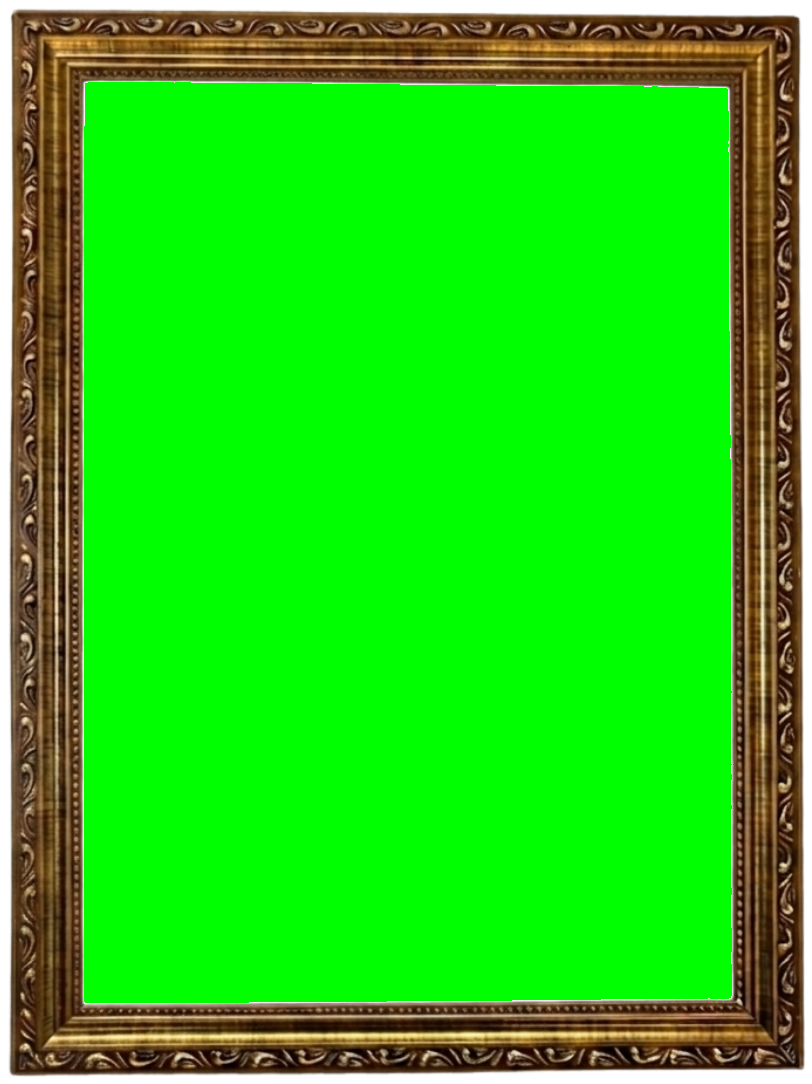
#> input picture tools/assets/moldura-arabesco.png, 812 x 1084 px
$ python -i mockup-art-keyframes.py   (imports and definitions only)
#> lines starting #> are read from the running program, lines starting #| are printed output that depends on the picture; after the words box and inside, x2 and y2 are one past the last pixel; in counts of white or black regions, pixels touching at a corner belong together
#> further down, picture is the input picture: shape (1084, 812, 3); mean B, G, R 24.8, 205.5, 42.1
#!/usr/bin/env python3
"""Aplica uma arte DENTRO do quadro verde dos KEYFRAMES (stills) do mockup.

Modo NATIVO do pipeline (pedido do Vitor): em vez de compor a arte no video
verde (que le como colagem por melhor que seja a fisica), a arte e' aplicada
na IMAGEM BASE de cada cena e o Veo gera o video ja' com a arte fazendo parte
da cena — luz, movimento e perspectiva saem nativos do proprio modelo, a arte
nao tem como "dancar" dentro do quadro.

Fluxo completo:
  1) este script: K1..K6 (verde) + arte  ->  K1A..K6A (arte aplicada)
  2) node tools/mockup-loja.mjs clips V1A V2A V3A V4A V5A V6A   (Veo 3.1)
  3) tools/mockup-loja-montagem-arte.sh  ->  25s finais

A integracao no still usa a mesma fisica do mockup-compose.py, calibrada pra
imagem parada (sem grao — o Veo poe o ruido dele; blur mais leve — o still e'
mais nitido que o video): sombra interna bevel + linha de contato, tom/lift
ambiente, sheen, gradiente de luminaria (detectada acima do quadro, cenas de
parede) e escurecimento por inclinacao (aspecto aparente vs o mais frontal).

Uso:
  tools/.venv-compose/bin/python tools/mockup-art-keyframes.py \
      --arte inputs/pastor-alemao.jpg \
      [--kf-dir output/mockup-loja/keyframes] \
      [--ids K1,K2,K3,K4,K5,K6] [--suffix A]
"""
import argparse
import os
import sys

import cv2
import numpy as np

# Faixa HSV do verde chroma (H em [0,179] no OpenCV; #00FF00 => H=60).
H_LO, H_HI = 35, 90
S_MIN, V_MIN = 45, 45

# Integracao no STILL (keyframe e' mais nitido que video: blur leve, sem grao).
ART_BLUR = 0.9       # sigma: casa a maciez do render Nano Banana
ART_GAIN = 0.93      # escurece a arte (loja meio-escura)
ART_LIFT = 7.0       # levanta os pretos (luz ambiente)
ART_DESAT = 0.08     # dessatura leve
ART_WARM_B, ART_WARM_R = 0.975, 1.025  # tom quente da loja (BGR)
EDGE_FRAC = 0.055    # sombra interna = 5.5% do lado
SHADOW_STR = 0.42
TOP_EXTRA = 0.16
CONTACT_FRAC = 0.013  # linha de contato tela<->moldura
CONTACT_STR = 0.50
SHEEN_STR = 0.06
TILT_DIM = 0.22       # escurecimento maximo por inclinacao
LAMP_V_MIN = 242      # p90 de V acima do quadro pra considerar "luminaria"
LAMP_TOP = 1.11
LAMP_BOTTOM = 0.93


def green_mask(bgr):
    hsv = cv2.cvtColor(bgr, cv2.COLOR_BGR2HSV)
#> hsv: shape (1084, 812, 3); mean H, S, V 44.7, 218.1, 213.7
    return cv2.inRange(hsv, (H_LO, S_MIN, V_MIN), (H_HI, 255, 255))
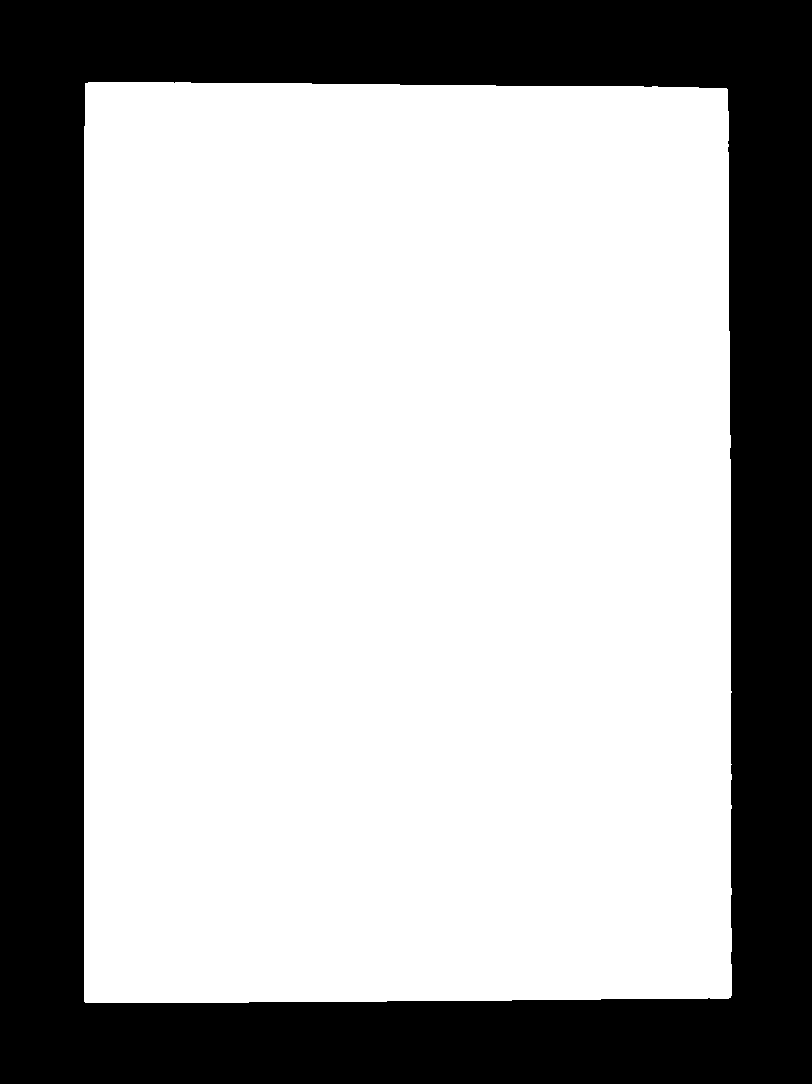
#> returned value: shape (1084, 812); 67.3% white; 1 black region, box (x1, y1, x2, y2) and area: (0, 0, 812, 1084) 287744


def clean_mask(m):
    m = cv2.morphologyEx(m, cv2.MORPH_CLOSE, np.ones((7, 7), np.uint8))
    return cv2.morphologyEx(m, cv2.MORPH_OPEN, np.ones((5, 5), np.uint8))


# [77 lines left out: functions order_corners, find_quad, quad_aspect, lamp_above, season_art, despill, not called in this run]


def kill_green(bgr):
    resid = green_mask(bgr)
    if not resid.any():
        return bgr
    b, g, r = cv2.split(bgr.astype(np.int16))
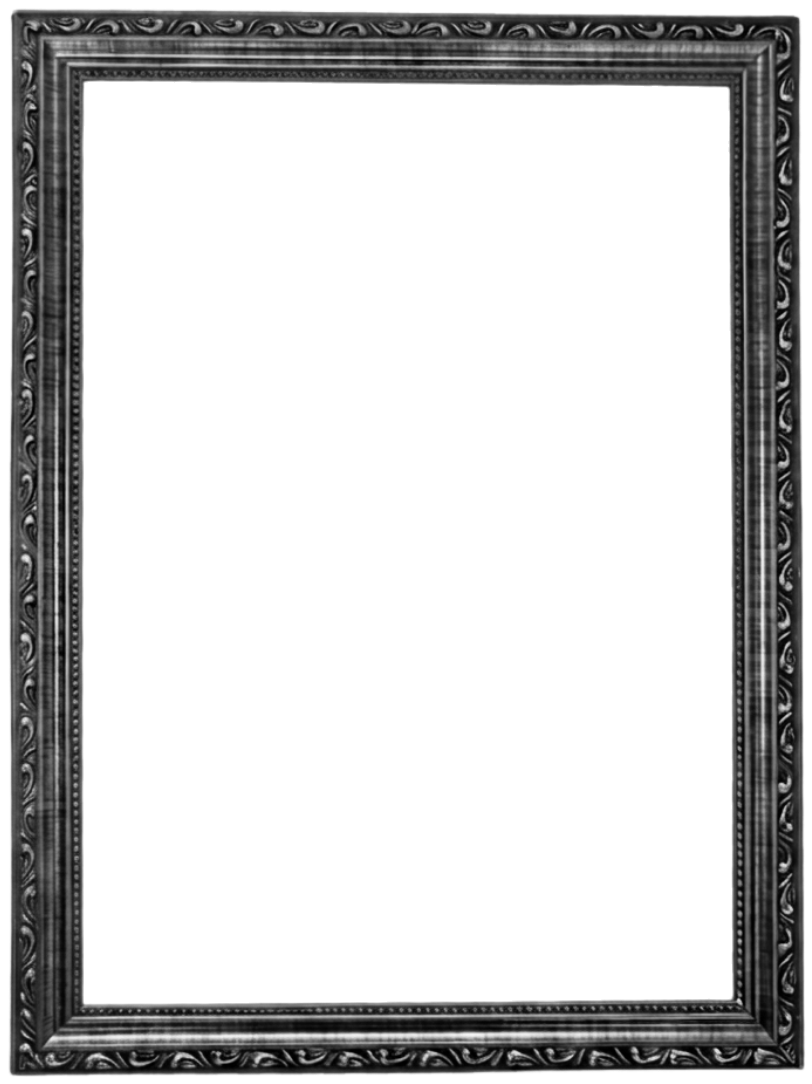
#> g: shape (1084, 812) int16; min 0, max 255, mean 205.5
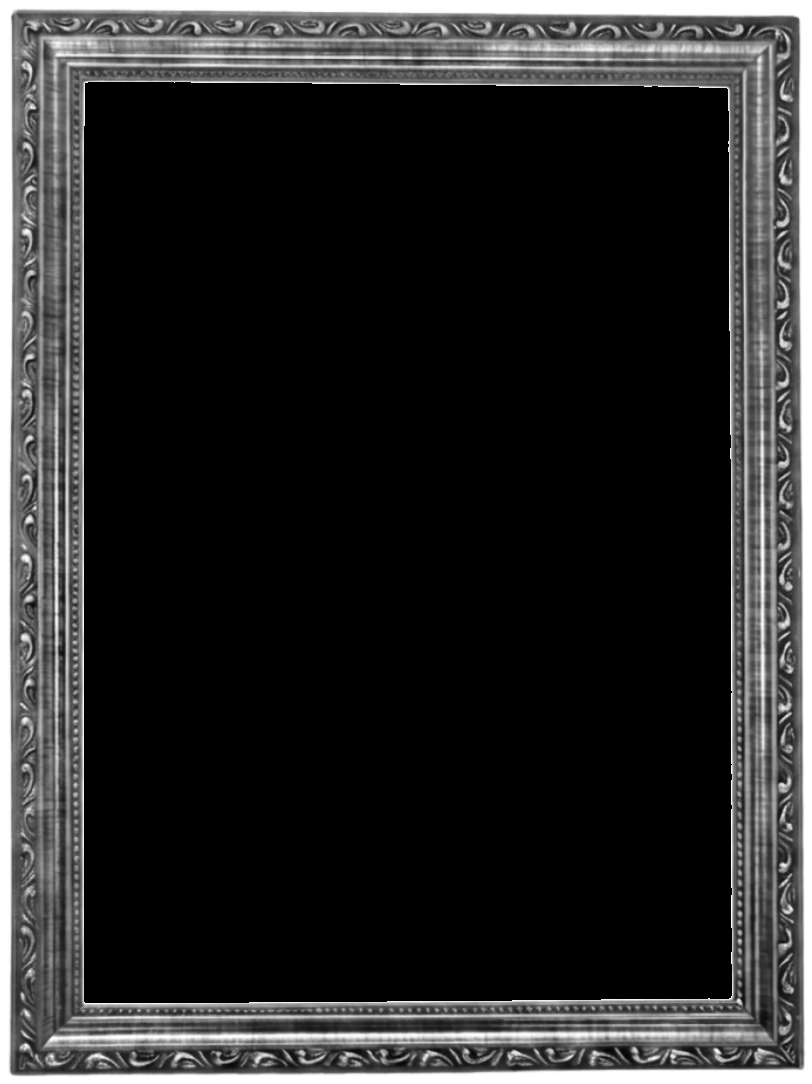
#> r: shape (1084, 812) int16; min 0, max 255, mean 42.1
    cap = (b + r) // 2
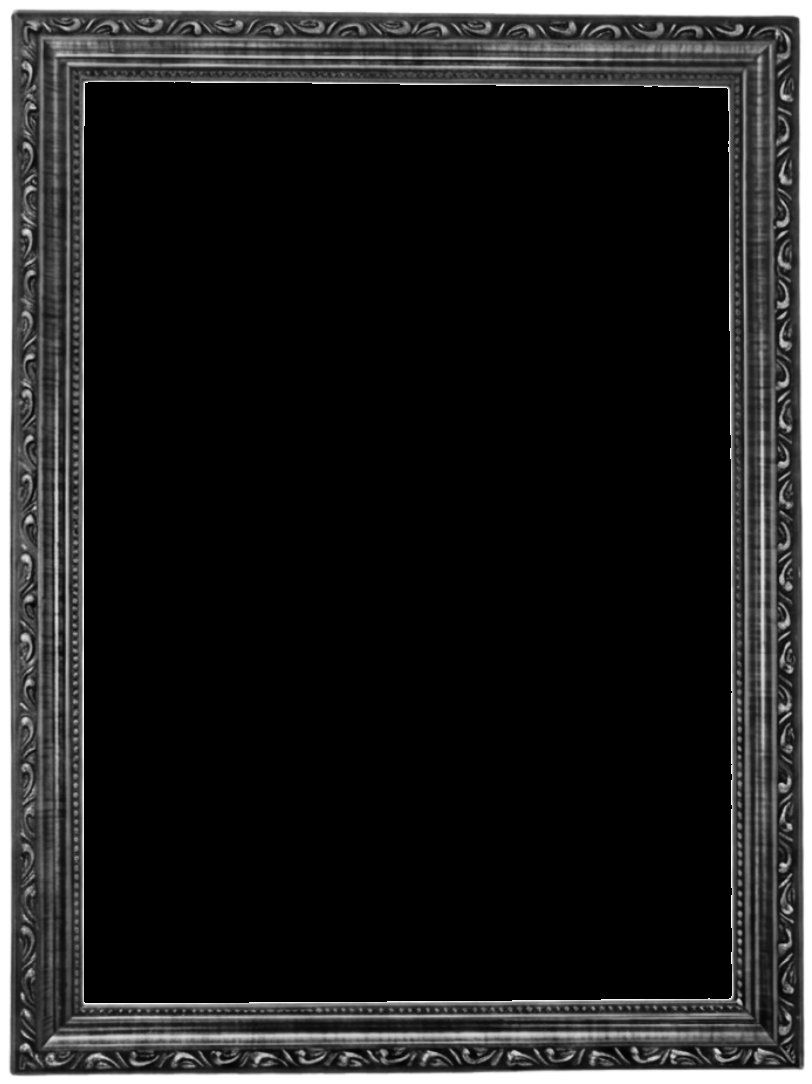
#> cap: shape (1084, 812) int16; min 0, max 255, mean 33.4
    spill = (g > cap) & (resid > 0)
    g[spill] = cap[spill]
    return cv2.merge([b, g, r]).clip(0, 255).astype(np.uint8)
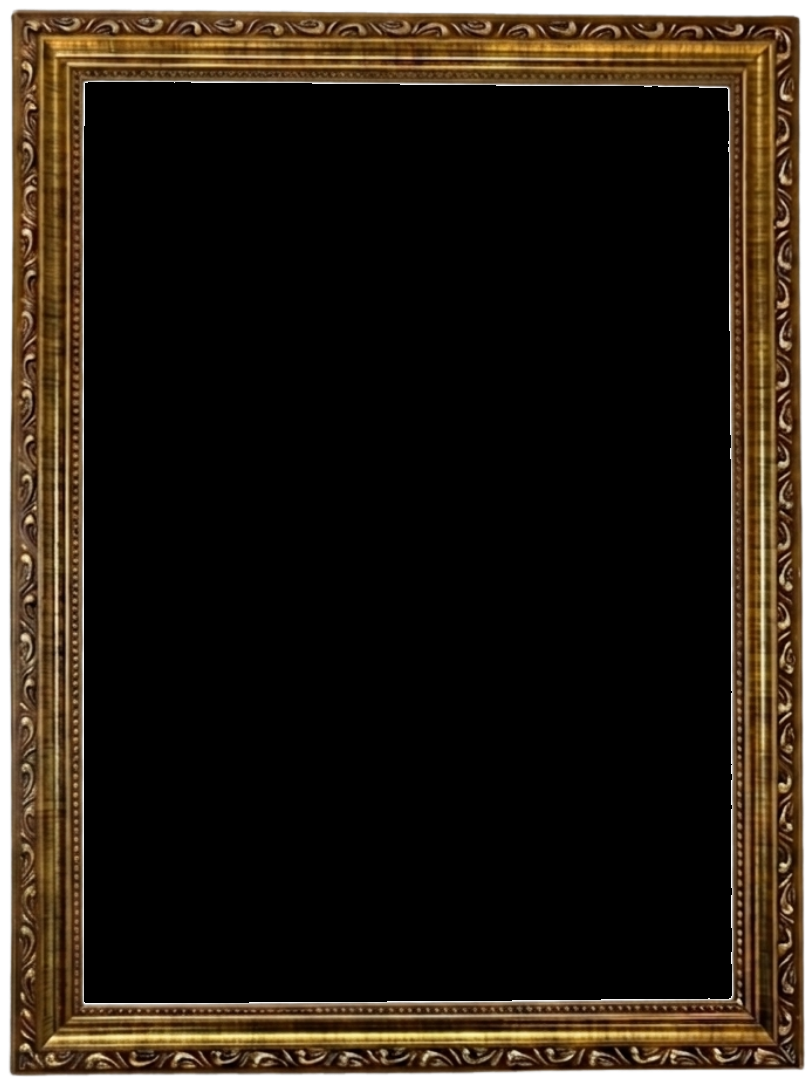
#> returned value: shape (1084, 812, 3); mean of channels 0, 1, 2 24.8, 33.8, 42.1; drawn as B, G, R


# [129 lines left out: function main, not called in this run]


# [2 lines not run here, left out]

>>> import cv2
>>> picture = cv2.imread('assets/moldura-arabesco.png')
>>> result = kill_green(picture)

$ run again, on tools/assets/moldura-marfim.png
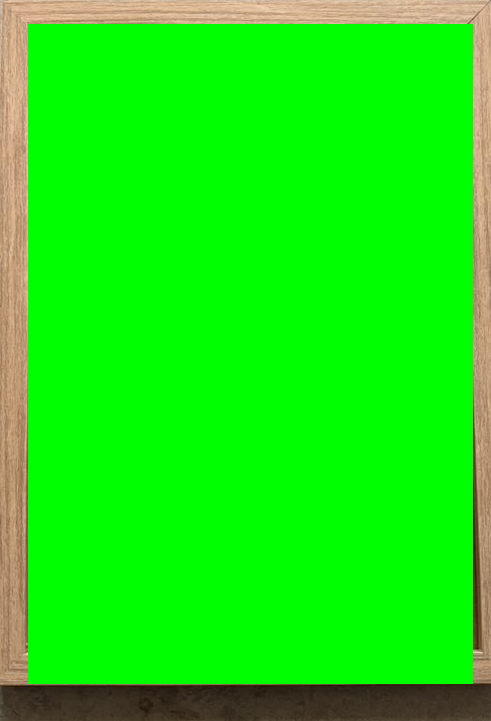
#> input picture tools/assets/moldura-marfim.png, 491 x 721 px
#> picture is the input picture: shape (721, 491, 3); mean B, G, R 16.4, 232.6, 25.8
#> hsv: shape (721, 491, 3); mean H, S, V 52.4, 228.5, 237.3
#> in green_mask, `return cv2.inRange(hsv, (H_LO, S_MIN, V_MIN), (H_HI, 255, 255))`:
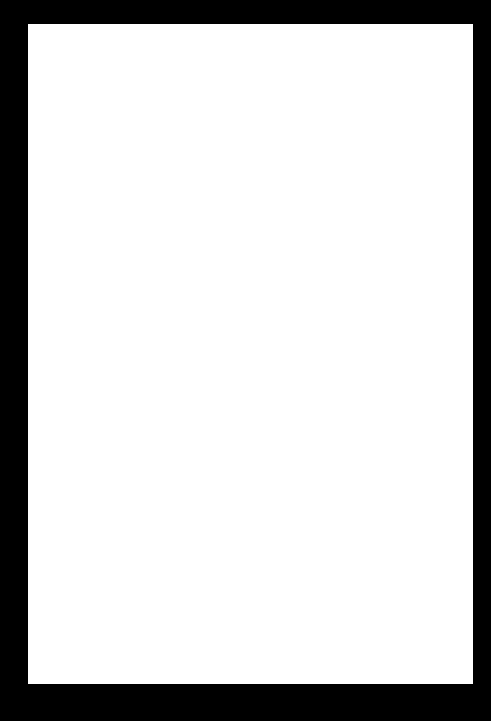
#> returned value: shape (721, 491); 83% white; 1 black region, box (x1, y1, x2, y2) and area: (0, 0, 491, 721) 60311
#> in kill_green, `return cv2.merge([b, g, r]).clip(0, 255).astype(np.uint8)`:
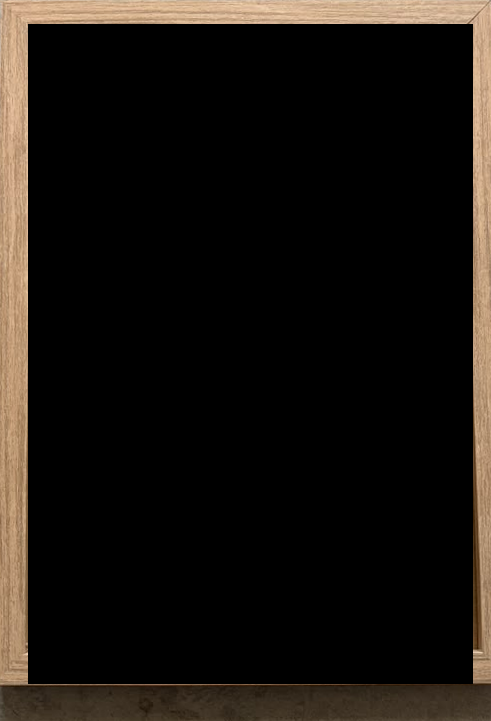
#> returned value: shape (721, 491, 3); mean of channels 0, 1, 2 16.4, 21.1, 25.8; drawn as B, G, R
